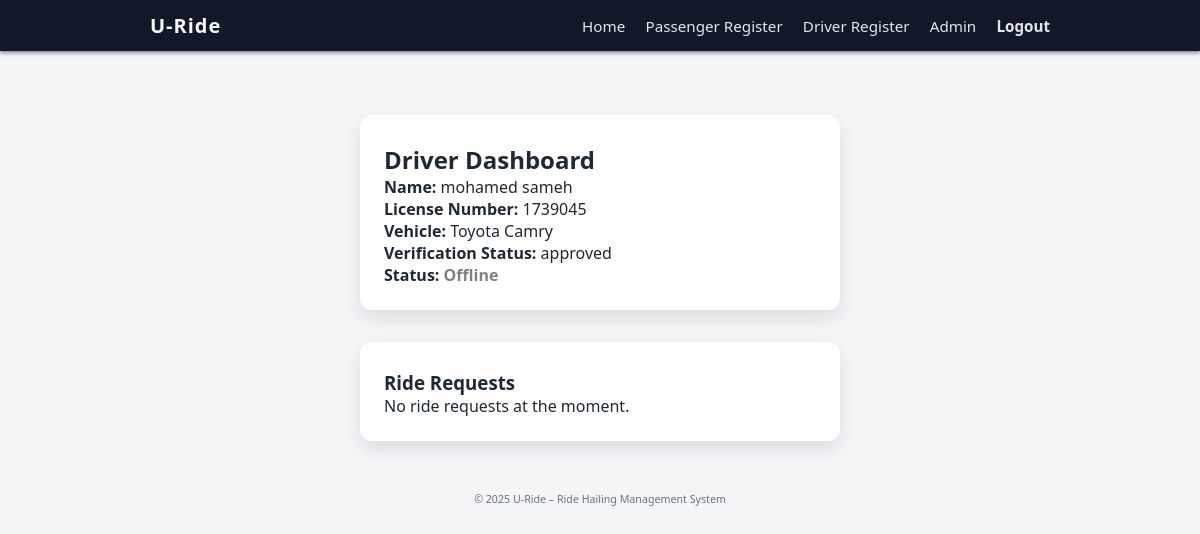
The page /driver/dashboard (signed in) on the database its author committed.
### tables this page shows
CREATE TABLE users (
    id INTEGER PRIMARY KEY AUTOINCREMENT,
    name TEXT NOT NULL,
    email TEXT UNIQUE NOT NULL,
    phone TEXT UNIQUE NOT NULL,
    password_hash TEXT NOT NULL,
    role TEXT NOT NULL CHECK (role IN ('passenger', 'driver', 'admin'))
);

CREATE TABLE drivers (
    id INTEGER PRIMARY KEY AUTOINCREMENT,
    user_id INTEGER NOT NULL,
    license_number TEXT,
    vehicle_info TEXT,
    id_doc_path TEXT,
    license_doc_path TEXT,
    vehicle_doc_path TEXT,
    verification_status TEXT NOT NULL DEFAULT 'pending'
        CHECK (verification_status IN ('pending', 'approved', 'rejected')),
    FOREIGN KEY(user_id) REFERENCES users(id)
);

### app.py (the view)
@app.route("/driver/dashboard", methods=["GET"])
def driver_dashboard():
    if "user_id" not in session or session.get("role") != "driver":
        flash("Please log in as a driver to access your dashboard.")
        return redirect(url_for("passenger_login_page"))
    conn = get_db()
    cursor = conn.cursor()
    cursor.execute("""
        SELECT
            u.name,
            d.id AS driver_id,
            d.license_number,
            d.vehicle_info,
            d.verification_status,
            COALESCE(ds.is_online, 0) AS is_online
        FROM drivers d
        JOIN users u ON d.user_id = u.id
        LEFT JOIN driver_status ds ON ds.driver_id = d.id
        WHERE u.id = ?
    """, (session["user_id"],))
    driver = cursor.fetchone()
    if driver is None:
        conn.close()
        flash("Driver profile not found. Please complete registration.")
        return redirect(url_for("driver_register_page"))
    cursor.execute("""
        SELECT
            id,
            pickup_address,
            dropoff_address,
            pickup_lat,
            pickup_lng,
            estimated_time_minutes,
            created_at
        FROM rides
        WHERE status = 'waiting'
        ORDER BY created_at ASC
    """)
    ride_requests = cursor.fetchall()
    conn.close()
    return render_template(
        "driver_dashboard.html",
        driver=driver,
        ride_requests=ride_requests
    )

### app.py (called while the page is built)
def get_db():
    conn = sqlite3.connect(DB_PATH)
    conn.row_factory = sqlite3.Row
    return conn

### templates/driver_dashboard.html (shortened to what this page needs)
{% extends "base.html" %}
{% block content %}
<div class="card" style="margin-top: 2rem;">
    <h2>Driver Dashboard</h2>
    {% if driver %}
        <p><strong>Name:</strong> {{ driver.name }}</p>
        <p><strong>License Number:</strong> {{ driver.license_number }}</p>
        <p><strong>Vehicle:</strong> {{ driver.vehicle_info }}</p>
        <p><strong>Verification Status:</strong> {{ driver.verification_status }}</p>
        <p><strong>Status:</strong>
            {% if driver.is_online %}
                <span style="color: green; font-weight: bold;">Online</span>
            {% else %}
                <span style="color: gray; font-weight: bold;">Offline</span>
            {% endif %}
        </p>
    {% else %}
        <p>Driver information not found.</p>
    {% endif %}
</div>
<div class="card ride-requests-card" style="margin-top: 2rem;">
    <h3>Ride Requests</h3>
    {% if ride_requests and ride_requests|length > 0 %}
        {% for ride in ride_requests %}
            <div class="ride-item" style="padding:1rem; border:1px solid #ddd; margin-bottom:1rem; border-radius:10px;">
                <p><strong>Ride #{{ ride.id }}</strong></p>
                <p><strong>Pickup:</strong> {{ ride.pickup_address }}</p>
                <p><strong>Dropoff:</strong> {{ ride.dropoff_address }}</p>
                {% if ride.estimated_time_minutes %}
                    <p><strong>Estimated Time:</strong> ~{{ ride.estimated_time_minutes }} min</p>
                {% endif %}
                {% if ride.pickup_lat and ride.pickup_lng %}
                <div id="ride-map-{{ ride.id }}"
                     class="ride-map"
                     data-lat="{{ ride.pickup_lat }}"
                     data-lng="{{ ride.pickup_lng }}"
                     style="height: 200px; border-radius: 10px; margin-top: 0.5rem; border: 1px solid #ccc;">
                </div>
                {% endif %}
                <div style="margin-top:0.75rem;">
                    <form action="{{ url_for('driver_accept_ride', ride_id=ride.id) }}" method="POST" style="display:inline-block;">
                        <button class="btn btn-success btn-sm" type="submit">Accept</button>
                    </form>
                    <form action="{{ url_for('driver_reject_ride', ride_id=ride.id) }}" method="POST" style="display:inline-block; margin-left:0.5rem;">
                        <button class="btn btn-danger btn-sm" type="submit">Reject</button>
                    </form>
                </div>
            </div>
        {% endfor %}
    {% else %}
        <p>No ride requests at the moment.</p>
    {% endif %}
</div>
{% endblock %}

### static/style.css (style rules this page uses)
* { box-sizing: border-box; margin: 0; padding: 0; }
body { font-family: system-ui, -apple-system, BlinkMacSystemFont, "Segoe UI", sans-serif; background: #f4f5f7; color: #1f2933; }
.card { background: #ffffff; border-radius: 0.75rem; padding: 1.75rem 1.5rem 1.5rem; box-shadow: 0 8px 18px rgba(15, 23, 42, 0.1); }

### rows shown on the page
users: name "mohamed sameh"
drivers: license_number "1739045", vehicle_info "Toyota Camry", verification_status "approved"
